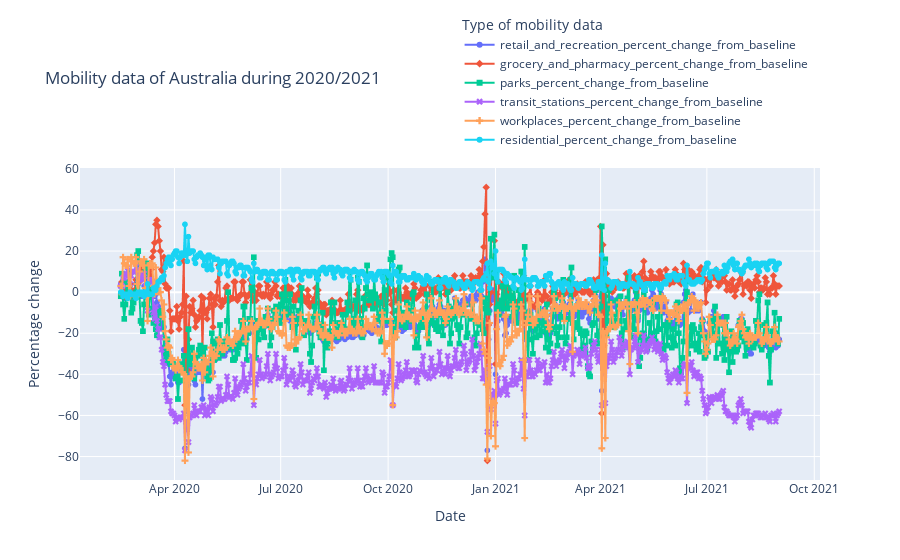

The notebook cell saved with this chart:
### Markdown cell above
<em> All types of mobility data of Australia</em>

### Code cell
# Transform the dataframe into a structure that can better be read by plotly.express
aus_names = [aus for aus in df_mobi_aus.columns if aus != 'date']
df_aus_melt = df_mobi_aus.melt(id_vars=['date'], var_name='name', value_vars=aus_names)

# Plot the dataframe with the different types of mobility data
fig = px.line(df_aus_melt, 'date', 'value', color='name', symbol='name', title = 'Mobility data of Australia during 2020/2021',
              labels={'date': 'Date', 'value': 'Percentage change', 'name': 'Type of mobility data'})

# Move the location of the legend to the lower right corner
fig.update_layout(legend=dict(yanchor='top', y=1.5, xanchor='right', x=0.99))

# Show the graph
fig.show()

### Figure 1 — Plotly figure (JSON) as saved in the notebook; plotly's stock layout.template omitted (floating-point values rounded to 4 significant figures; data arrays with more than 128 entries replaced by an {"elided": "..."} marker saying what was removed)
{"data": [{"hovertemplate": "Type of mobility data=retail_and_recreation_percent_change_from_baseline<br>Date=%{x}<br>Percentage change=%{y}<extra></extra>", "legendgroup": "retail_and_recreation_percent_change_from_baseline", "line": {"color": "#636efa", "dash": "solid"}, "marker": {"symbol": "circle"}, "mode": "markers+lines", "name": "retail_and_recreation_percent_change_from_baseline", "showlegend": true, "type": "scattergl", "x": {"elided": "565 str values"}, "xaxis": "x", "y": {"elided": "565 int values"}, "yaxis": "y"}, {"hovertemplate": "Type of mobility data=grocery_and_pharmacy_percent_change_from_baseline<br>Date=%{x}<br>Percentage change=%{y}<extra></extra>", "legendgroup": "grocery_and_pharmacy_percent_change_from_baseline", "line": {"color": "#EF553B", "dash": "solid"}, "marker": {"symbol": "diamond"}, "mode": "markers+lines", "name": "grocery_and_pharmacy_percent_change_from_baseline", "showlegend": true, "type": "scattergl", "x": {"elided": "565 str values"}, "xaxis": "x", "y": {"elided": "565 int values"}, "yaxis": "y"}, {"hovertemplate": "Type of mobility data=parks_percent_change_from_baseline<br>Date=%{x}<br>Percentage change=%{y}<extra></extra>", "legendgroup": "parks_percent_change_from_baseline", "line": {"color": "#00cc96", "dash": "solid"}, "marker": {"symbol": "square"}, "mode": "markers+lines", "name": "parks_percent_change_from_baseline", "showlegend": true, "type": "scattergl", "x": {"elided": "565 str values"}, "xaxis": "x", "y": {"elided": "565 int values"}, "yaxis": "y"}, {"hovertemplate": "Type of mobility data=transit_stations_percent_change_from_baseline<br>Date=%{x}<br>Percentage change=%{y}<extra></extra>", "legendgroup": "transit_stations_percent_change_from_baseline", "line": {"color": "#ab63fa", "dash": "solid"}, "marker": {"symbol": "x"}, "mode": "markers+lines", "name": "transit_stations_percent_change_from_baseline", "showlegend": true, "type": "scattergl", "x": {"elided": "565 str values"}, "xaxis": "x", "y": {"elided": "565 int values"}, "yaxis": "y"}, {"hovertemplate": "Type of mobility data=workplaces_percent_change_from_baseline<br>Date=%{x}<br>Percentage change=%{y}<extra></extra>", "legendgroup": "workplaces_percent_change_from_baseline", "line": {"color": "#FFA15A", "dash": "solid"}, "marker": {"symbol": "cross"}, "mode": "markers+lines", "name": "workplaces_percent_change_from_baseline", "showlegend": true, "type": "scattergl", "x": {"elided": "565 str values"}, "xaxis": "x", "y": {"elided": "565 int values"}, "yaxis": "y"}, {"hovertemplate": "Type of mobility data=residential_percent_change_from_baseline<br>Date=%{x}<br>Percentage change=%{y}<extra></extra>", "legendgroup": "residential_percent_change_from_baseline", "line": {"color": "#19d3f3", "dash": "solid"}, "marker": {"symbol": "circle"}, "mode": "markers+lines", "name": "residential_percent_change_from_baseline", "showlegend": true, "type": "scattergl", "x": {"elided": "565 str values"}, "xaxis": "x", "y": {"elided": "565 int values"}, "yaxis": "y"}], "layout": {"legend": {"title": {"text": "Type of mobility data"}, "tracegroupgap": 0, "x": 0.99, "xanchor": "right", "y": 1.5, "yanchor": "top"}, "title": {"text": "Mobility data of Australia during 2020/2021"}, "xaxis": {"anchor": "y", "domain": [0, 1], "title": {"text": "Date"}}, "yaxis": {"anchor": "x", "domain": [0, 1], "title": {"text": "Percentage change"}}}}
